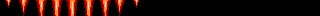

This is a level from a 2D game, rendered from its Tiled map with the project's own tilesets. A one-line summary and the complete map file follow:
An orthogonal 20x1 tile map with 16x16 px tiles, 1 tile layer (Tile Layer 1).

<map version="1.10" tiledversion="1.10.2" orientation="orthogonal" renderorder="right-down" width="20" height="1" tilewidth="16" tileheight="16" infinite="0" nextlayerid="2" nextobjectid="1">
 <tileset firstgid="1" source="Tileset.tsx" />
 <layer id="1" name="Tile Layer 1" width="20" height="1">
  <data encoding="csv">
76,77,78,79,80,79,78,77,76,1,1,1,1,1,1,1,1,1,1,1
</data>
 </layer>
</map>
